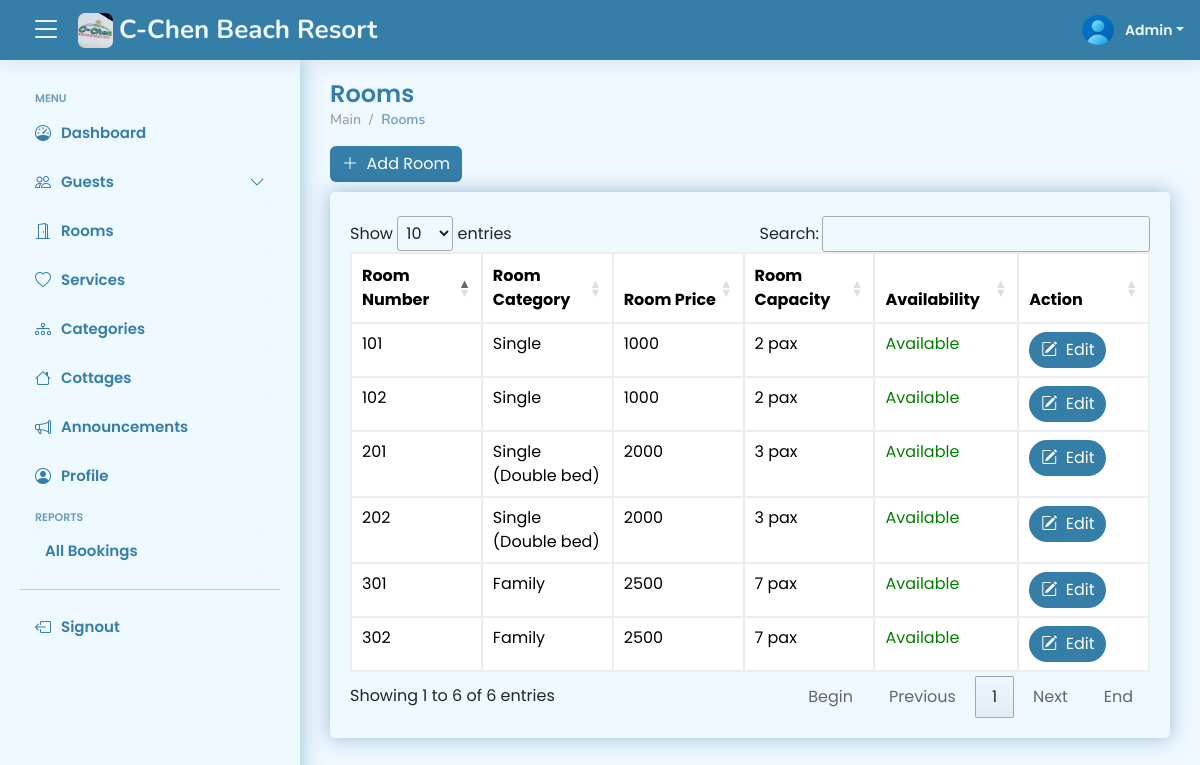
Screenshot of /views/admin/rooms (signed in) with the database file from the repository.
### tables this page shows
CREATE TABLE IF NOT EXISTS `tbl_room_number` (
  `room_number_id` int NOT NULL AUTO_INCREMENT,
  `room_number` varchar(20) NOT NULL,
  `room_category_id` int NOT NULL,
  `room_availability_id` int NOT NULL,
  `created_at` datetime NOT NULL,
  `updated_at` datetime NOT NULL,
  PRIMARY KEY (`room_number_id`)
);

CREATE TABLE IF NOT EXISTS `tbl_room_category` (
  `room_category_id` int NOT NULL AUTO_INCREMENT,
  `room_category_name` varchar(50) NOT NULL,
  `room_category_price` varchar(50) NOT NULL,
  `room_capacity` int NOT NULL,
  `room_details` text,
  `img_url` varchar(50) DEFAULT NULL,
  `availability_id` int NOT NULL,
  `created_at` datetime NOT NULL,
  `updated_at` datetime NOT NULL,
  PRIMARY KEY (`room_category_id`)
);

### views/admin/rooms.php (the view, shortened to what this page needs)
<?php
include '../../config.php';
if (isset($_SESSION['id'])) {
?>
    <!DOCTYPE html>
    <html lang="en">
    <head>
        <?php include 'includes/head.php' ?>
    </head>
    <body>
        <?php include 'includes/header.php' ?>
        <?php include 'includes/aside.php' ?>
        <main id="main" class="main">
            <div class="pagetitle">
                <h1>Rooms</h1>
                <nav>
                    <ol class="breadcrumb">
                        <li class="breadcrumb-item">Main</li>
                        <li class="breadcrumb-item active">Rooms</li>
                    </ol>
                </nav>
                <a href="add-room.php">
                    <button class="btn btn-primary" type="button">
                        <i class="bi bi-plus-lg"></i>&nbsp; Add Room
                    </button>
                </a>
            </div>
            <section class="section dashboard mb-5">
                <div class="row">
                    <div class="col-lg-12">
                        <div class="card">
                            <div class="card-body">
                                <div class="table-responsive mt-4" id="data-table">
                                    <table class="table" id="paginateAllRooms">
                                        <col width="15%">
                                        <col width="15%">
                                        <col width="15%">
                                        <col width="15%">
                                        <col width="15%">
                                        <col width="15%">
                                        <thead>
                                            <tr>
                                                <th>Room Number</th>
                                                <th>Room Category</th>
                                                <th>Room Price</th>
                                                <th>Room Capacity</th>
                                                <th>Availability</th>
                                                <th>Action</th>
                                            </tr>
                                        </thead>
                                        <tbody>
                                            <?php
                                            $stmt = $conn->prepare("SELECT tbl_room_number.*,
                                            tbl_room_category.room_category_name,
                                            tbl_room_category.room_category_price,
                                            tbl_room_category.room_capacity
                                            FROM tbl_room_number
                                            INNER JOIN tbl_room_category ON tbl_room_number.room_category_id = tbl_room_category.room_category_id
                                            ORDER BY tbl_room_number.room_number");
                                            $stmt->execute();
                                            $result = $stmt->get_result();
                                            while ($row = $result->fetch_assoc()) {
                                                $room_number_id = $row['room_number_id'];
                                                $room_number = $row['room_number'];
                                                $room_category_name = $row['room_category_name'];
                                                $room_category_price = $row['room_category_price'];
                                                $room_capacity = $row['room_capacity'];
                                                $room_availability_id = $row['room_availability_id'];
                                                if ($room_availability_id == 1) {
                                                    $room_availability = "Available";
                                                    $style = "color: green;";
                                                }
                                            ?>
                                                <tr>
                                                    <td><?= $room_number ?></td>
                                                    <td><?= $room_category_name ?></td>
                                                    <td><?= $room_category_price ?></td>
                                                    <td><?= $room_capacity ?> pax</td>
                                                    <td style="<?= $style ?>"><?= $room_availability ?></td>
                                                    <td>
                                                        <a href="room-details.php?room_number_id=<?= $room_number_id ?>">
                                                            <button class="btn btn-primary rounded-5">
                                                                <i class="bi bi-pencil-square"></i>&nbsp; Edit
                                                            </button>
                                                        </a>
                                                    </td>
                                                </tr>
                                            <?php
                                            }
                                            ?>
                                        </tbody>
                                    </table>
                                </div>
                            </div>
                        </div>
                    </div>
                </div>
            </section>
        </main>
    </body>
    </html>
<?php
} else {
    header('Location: ../../signout.php');
    exit();
}
?>

### views/admin/includes/header.php (shortened to what this page needs)
<?php
include "../../config.php";
$id = $_SESSION['id'];
$stmt = $conn->prepare('SELECT * FROM tbl_admin WHERE id = ?');
$stmt->bind_param('i', $id);
$stmt->execute();
$result = $stmt->get_result();
$row = $result->fetch_assoc();
$img_url = $row['img_url'];
?>
<header id="header" class="header fixed-top d-flex align-items-center">
    <div class="d-flex align-items-center justify-content-between">
        <i class="bi bi-list toggle-sidebar-btn"></i>
        <a href="calendar" class="logo d-flex align-items-center mx-3">
            <img src="../../assets/img/logo.jpg" alt="Logo" style="border-radius: 7px;">
            <span class="d-none d-lg-block"><?php include '../../system-title.php' ?></span>
        </a>
    </div>
    <nav class="header-nav ms-auto">
        <ul class="d-flex align-items-center">
            <li class="nav-item dropdown pe-3">
                <a class="nav-link nav-profile d-flex align-items-center pe-0" href="#" data-bs-toggle="dropdown">
                    <img src="profile-pictures/<?= $img_url ?>" alt="Profile" style="width: 38px; height: 40px;" class="rounded-circle">
                    <span class="d-none d-md-block dropdown-toggle ps-2">Admin</span>
                </a>
            </li>
        </ul>
    </nav>
</header>

### assets/css/style.css (style rules this page uses)
:root { scroll-behavior: smooth; --accent-color: #357ea8; --primary-color: #6c9bb6; --secondary-color: #2c5f77; --box-shadow: 0px 0px 20px rgba(1, 80, 126, 0.356); --light-color: #eef8ff; --light-gray-color: #a09f9f; --gray-color: #444; --green-color: #006b00; --red-color: #a00000; --yellow-color: #b1b100; }
body { font-family: "Poppins", sans-serif; background: var(--light-color); color: var(--gray-color); }
a { color: var(--accent-color); text-decoration: none; }
h1, h2, h3, h4, h5, h6 { font-family: "Poppins", sans-serif; }
#main { margin-top: 60px; padding: 20px 30px; transition: all 0.3s; }
.pagetitle { margin-bottom: 10px; }
.pagetitle h1 { font-size: 24px; margin-bottom: 0; font-weight: 600; color: var(--accent-color); }
.card { margin-bottom: 30px; border: none; border-radius: 5px; box-shadow: var(--box-shadow); background-color: var(--light-color); }
.card-body { padding: 0 20px 20px 20px; }
.breadcrumb { font-size: 14px; font-family: "Nunito", sans-serif; color: var(--light-gray-color); font-weight: 600; }
.breadcrumb .breadcrumb-item::before { color: var(--light-gray-color); }
.breadcrumb .active { color: var(--primary-color); font-weight: 600; }
.logo { line-height: 1; }
.logo img { max-height: 35px; margin-right: 6px; }
.logo span { font-size: 26px; font-weight: 700; color: var(--light-color); font-family: "Nunito", sans-serif; }
.header { transition: all 0.5s; z-index: 997; height: 60px; box-shadow: 0px 2px 20px #0129701a; background-color: var(--accent-color); padding-left: 20px; }
.header .toggle-sidebar-btn { font-size: 32px; padding-left: 10px; cursor: pointer; color: var(--light-color); }
.header-nav ul { list-style: none; }
.header-nav>ul { margin: 0; padding: 0; }
.header-nav .nav-profile { color: var(--light-color); }
.header-nav .nav-profile img { max-height: 36px; }
.header-nav .nav-profile span { font-size: 14px; font-weight: 600; }
@media (min-width: 1200px) { #main, #footer { margin-left: 300px; } }

### views/admin/includes/head.php (style rules this page uses)
table, tbody, td, tfoot, th, thead, tr { border-color: #ededed !important; border-style: solid; border-width: 1px !important; }
.fc-daygrid-day-number, a { text-decoration: none; }
.btn-primary { background: #357ea8; border: none; }

### rows the page displays
tbl_room_number: room_number "101", room_category.room_category_name "Single", room_category.room_category_price "1000", room_category.room_capacity "2", room_availability "Available"
tbl_room_number: room_number "102", room_category.room_category_name "Single", room_category.room_category_price "1000", room_category.room_capacity "2", room_availability "Available"
tbl_room_number: room_number "201", room_category.room_category_name "Single (Double bed)", room_category.room_category_price "2000", room_category.room_capacity "3", room_availability "Available"
tbl_room_number: room_number "202", room_category.room_category_name "Single (Double bed)", room_category.room_category_price "2000", room_category.room_capacity "3", room_availability "Available"
tbl_room_number: room_number "301", room_category.room_category_name "Family", room_category.room_category_price "2500", room_category.room_capacity "7", room_availability "Available"
tbl_room_number: room_number "302", room_category.room_category_name "Family", room_category.room_category_price "2500", room_category.room_capacity "7", room_availability "Available"
